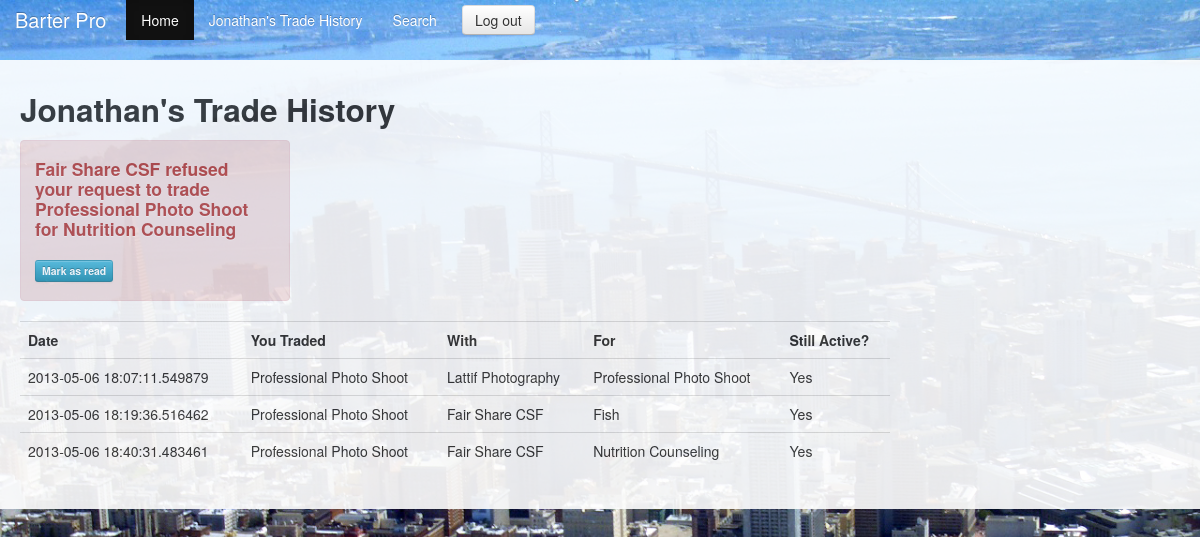
The app's page /trade_history (signed in), older data.
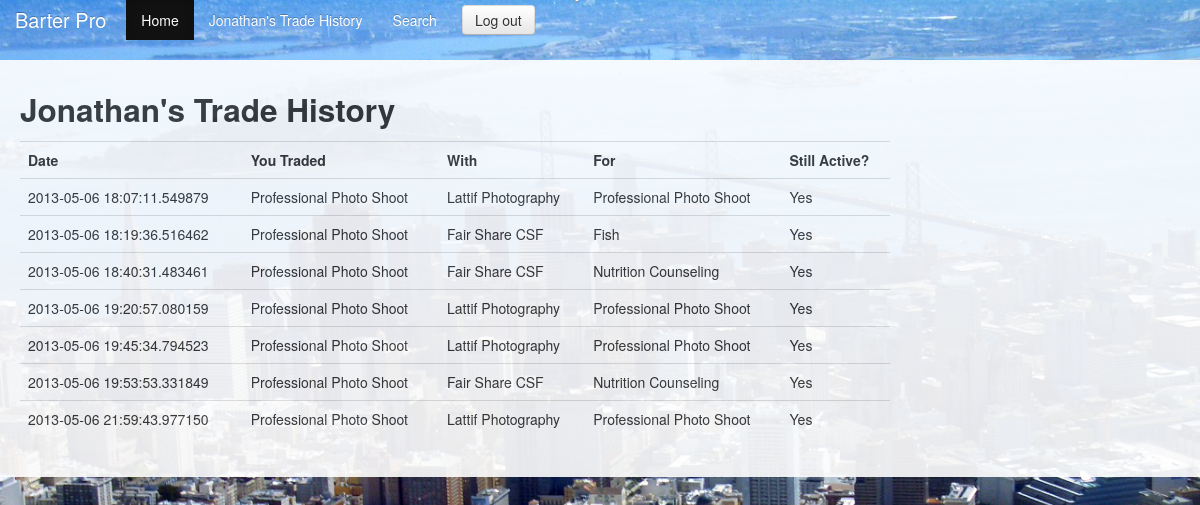
The same page, newer data.
### model.py (models this page shows)
class User(Base):
	__tablename__ = 'users'
	id = Column(Integer, primary_key=True)
	email = Column(String)
	password = Column(String)
	first_name = Column(String)
	last_name = Column(String)
	zipcode = Column(String)
	biz_name = Column(String)
	website = Column(String)
	image_url = Column(String, nullable=True)
	opt_a = Column(String, nullable=True)
	opt_b = Column(String, nullable=True)
	opt_c = Column(String, nullable=True)

class Participant(Base): #participants in specific trades
	__tablename__ = 'participants'
	id = Column(Integer, primary_key=True)
	user_id = Column(Integer, ForeignKey("users.id"))
	item_id = Column(Integer, ForeignKey("items.id"))
	trade_id = Column(Integer, ForeignKey("trades.id"))
	total_qty = Column(Integer)
	current_qty = Column(Integer, nullable=True)
	confirm = Column(Boolean, nullable=True)
	requester = Column(Boolean)
	user = relationship("User", backref=backref("participants"))
	item = relationship("Item", backref=backref("participants"))
	trade = relationship("Trade", backref=backref("participants"))

class Trade(Base):
	__tablename__ = 'trades'
	id = Column(Integer, primary_key=True)
	open_date = Column(DateTime, default=datetime.datetime.utcnow) #timestamp?
	transaction_date = Column(DateTime, nullable=True)
	close_date = Column(DateTime, nullable=True)

class Item(Base):
	__tablename__ = 'items'
	id = Column(Integer, primary_key=True)
	name = Column(String)
	description = Column(String)
	owned = Column(Boolean)
	image_url = Column(String, nullable=True)
	user_id = Column(Integer, ForeignKey("users.id"))
	cat_id = Column(Integer, ForeignKey("categories.id"))
	user = relationship("User", backref=backref("items", order_by=id))
	category = relationship("Category", backref=backref("items", order_by=id))

### server.py (the view)
@app.route("/trade_history")
def trade_history():
	participants = db_session.query(Participant).filter_by(user_id=g.user.id).all()
	return render_template("trade_history.html", participants=participants)

### server.py (called while the page is built)
@app.before_request
def before_request():
	g.user_id = session.get("user_id") #gets user ID from current session
	if not g.user_id: # redirects to log-in if no user ID session
		g.user_id = None
		g.user = None
	else:
		g.user = db_session.query(User).get(g.user_id)
		g.notifications, g.new_confirms, g.new_refusals = get_notifications()

def get_notifications():
	notifications = db_session.query(Participant).filter_by(user_id=g.user_id, requester=False, confirm=None).all()
	all_my_trades = db_session.query(Participant).filter_by(user_id=g.user_id, requester=True).all()
	new_confirms = [participant for participant in all_my_trades if participant.trade.participants[1].confirm == True and participant.trade.participants[0].confirm == None]
	new_refusals = [participant for participant in all_my_trades if participant.trade.participants[1].confirm == False and participant.trade.participants[0].confirm == None]
	return notifications, new_confirms, new_refusals

### Templates/trade_history.html
{% extends "layout.html" %}
{% block body %}
<h2>
	{{ g.user.first_name }}'s Trade History
</h2>
<table class="table">
	<tr>
		<td>
			<strong>
				Date
			</strong>
		</td>
		<td>
			<strong>
				You Traded
			</strong>
		</td>
		<td>
			<strong>
				With
			</strong>
		</td><td>
			<strong>
				For
			</strong>
		</td><td>
			<strong>
				Still Active?
			</strong>
		</td>
		</tr>
		{% for trade in participants %}
		<tr>
			<td>
				{{ trade.trade.open_date }}
			</td>
			<td>
				{{ trade.item.name }}
			</td>
			<td>
				{{ trade.trade.participants[1].user.biz_name }}
			</td>
			<td>
				{{ trade.trade.participants[1].item.name }}
			</td>
			<td>
				{% if trade.trade.close_date == None %}
				Yes
				{% else %}
				No
				{% endif %}
			</td>
		</tr>
		{% endfor %}
{% endblock %}

### Templates/layout.html (shortened to what this page needs)
<!DOCTYPE html>
<html lang="en">
<head>
  <link rel="stylesheet" href="../static/bootstrap/css/bootstrap.css" type="text/css">
  <link rel="stylesheet" href="../static/bootstrap/css/main.css" type="text/css">
  <link rel="stylesheet" href="../static/bootstrap/css/bootstrap-responsive.css" type="text/css">
    </head>
    <body>
      <div class="navbar navbar-inverse navbar-fixed-top">
        <div class="navbar-inner">
          <div class="container">
            <a class="brand" href="/">Barter Pro</a>
            <div class="nav-collapse collapse">
              <ul class="nav">
                <li class="active"><a href="/home">Home</a></li>
                {% if g.user %}
                <li><a href="/trade_history">{{ g.user.first_name }}'s Trade History </a>
                </li>
                {% endif %}
                <li><a href="/view_categories">Search</a></li>
              </ul>
              {% if not g.user %}
              <form name="login" action="/authenticate" method="POST" class="navbar-form pull-right">
                <input class="span2" type="text" name="email" placeholder="Email">
                <input class="span2" type="password" name="password" placeholder="Password">
                <button type ="submit" value="sign in" class="btn" >Sign in</button>
              </form>
              {% else %}
              <div>
                <a href="{{url_for('log_out')}}" class="btn">
                  Log out
                </a>
              </div>
              {% endif %}
            </div>
          </div>
        </div>
      </div>
      <div class='container wrapper'>
        <div class='row fluid'>
          <div class='span9'>
            {% block body %}
            {% endblock %}
          </div>
          <div class='row fluid'>
            <div class='span3'>
          {% if g.new_refusals %}
          {% for refuse in g.new_refusals %}
          <div class="alert alert-error">
            <p>
              <strong>
                <h4>
                 {{ refuse.trade.participants[1].user.biz_name }} refused your request to trade {{ refuse.trade.participants[0].item.name }} for {{ refuse.trade.participants[1].item.name }}
                 <br>
                 <br>
                 <a href="/refuse_trade/{{ refuse.trade.id }}" class="btn btn-mini btn-info">
                  Mark as read
                </a>
              </h4>
            </strong>
          </p>
        </div>
        {% endfor %}
        {% endif %}
      </div>
    </div>
  </div>
</div>
  </body>
  </html>

### Templates/layout.html (style rules this page uses)
body { padding-top: 60px; padding-bottom: 40px; }

Row changes from the older to the newer data that the page shows:
no longer on one of the page's lists (row edited): Participant: trade "Fair Share CSF", trade "Professional Photo Shoot", trade "Nutrition Counseling"
added Participant: trade.open_date "2013-05-06 19:20:57.080159", item.name "Professional Photo Shoot", trade "Lattif Photography", trade "Professional Photo Shoot", shown under "Jonathan's Trade History"
added Participant: trade.open_date "2013-05-06 19:45:34.794523", item.name "Professional Photo Shoot", trade "Lattif Photography", trade "Professional Photo Shoot", shown under "Jonathan's Trade History"
added Participant: trade.open_date "2013-05-06 19:53:53.331849", item.name "Professional Photo Shoot", trade "Fair Share CSF", trade "Nutrition Counseling", shown under "Jonathan's Trade History"
added Participant: trade.open_date "2013-05-06 21:59:43.977150", item.name "Professional Photo Shoot", trade "Lattif Photography", trade "Professional Photo Shoot", shown under "Jonathan's Trade History"
